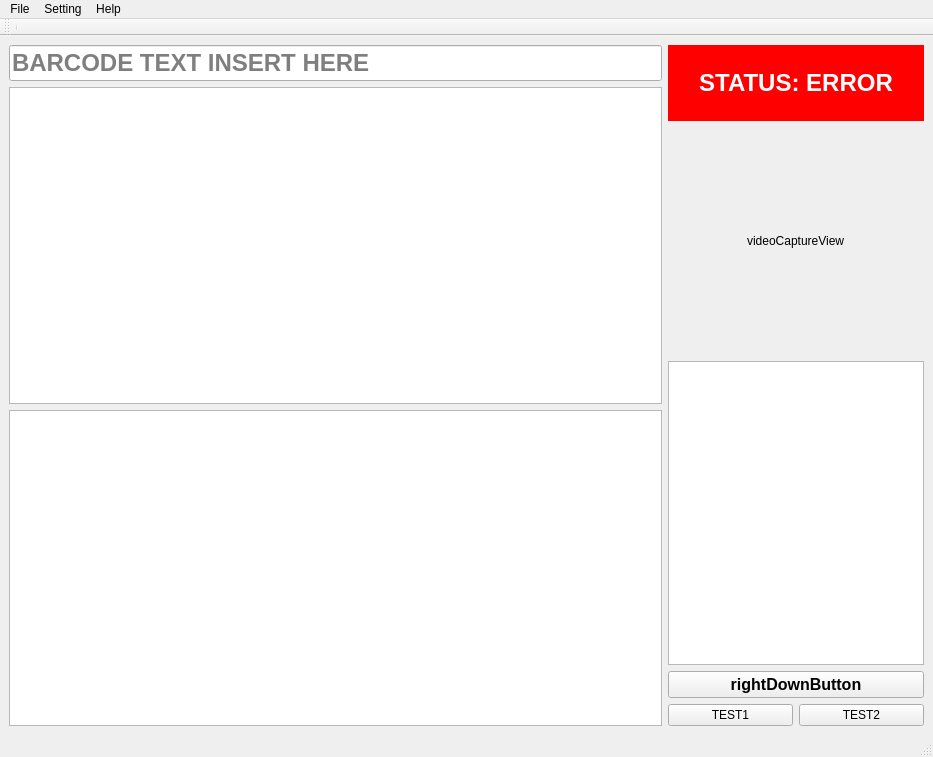
<?xml version="1.0" encoding="UTF-8"?>
<ui version="4.0">
 <class>MainWindow</class>
 <widget class="QMainWindow" name="MainWindow">
  <property name="geometry">
   <rect>
    <x>0</x>
    <y>0</y>
    <width>933</width>
    <height>757</height>
   </rect>
  </property>
  <property name="windowTitle">
   <string>MainWindow</string>
  </property>
  <widget class="QWidget" name="centralwidget">
   <layout class="QHBoxLayout" name="horizontalLayout_2" stretch="3,0">
    <item>
     <layout class="QVBoxLayout" name="listItem" stretch="0,0,0">
      <item>
       <widget class="QLineEdit" name="textBarcodeInsert">
        <property name="focusPolicy">
         <enum>Qt::StrongFocus</enum>
        </property>
        <property name="styleSheet">
         <string notr="true">font-size: 24px; font-weight: bold;</string>
        </property>
        <property name="placeholderText">
         <string>BARCODE TEXT INSERT HERE</string>
        </property>
       </widget>
      </item>
      <item>
       <widget class="QListView" name="listItemNotScaned"/>
      </item>
      <item>
       <widget class="QListView" name="listItemScaned"/>
      </item>
     </layout>
    </item>
    <item>
     <layout class="QVBoxLayout" name="verticalLayout" stretch="1,3,4,0,0">
      <item>
       <layout class="QVBoxLayout" name="verticalLayout_2" stretch="0">
        <property name="sizeConstraint">
         <enum>QLayout::SetMaximumSize</enum>
        </property>
        <item>
         <widget class="QLabel" name="statusLabel">
          <property name="sizePolicy">
           <sizepolicy hsizetype="Expanding" vsizetype="Expanding">
            <horstretch>0</horstretch>
            <verstretch>0</verstretch>
           </sizepolicy>
          </property>
          <property name="autoFillBackground">
           <bool>false</bool>
          </property>
          <property name="styleSheet">
           <string notr="true">font-size: 24px; font-weight: bold; color: white;background-color: rgb(255, 0, 0);</string>
          </property>
          <property name="text">
           <string>STATUS: ERROR</string>
          </property>
          <property name="alignment">
           <set>Qt::AlignCenter</set>
          </property>
         </widget>
        </item>
       </layout>
      </item>
      <item alignment="Qt::AlignHCenter">
       <widget class="QLabel" name="videoCaptureView">
        <property name="text">
         <string>videoCaptureView</string>
        </property>
       </widget>
      </item>
      <item>
       <widget class="QTextBrowser" name="textBrowser"/>
      </item>
      <item>
       <widget class="QPushButton" name="rightDownButton">
        <property name="styleSheet">
         <string notr="true">font-size: 16px; font-weight: bold;</string>
        </property>
        <property name="text">
         <string>rightDownButton</string>
        </property>
       </widget>
      </item>
      <item>
       <layout class="QHBoxLayout" name="horizontalLayout">
        <item>
         <widget class="QPushButton" name="pushButton_test1">
          <property name="text">
           <string>TEST1</string>
          </property>
         </widget>
        </item>
        <item>
         <widget class="QPushButton" name="pushButton_test2">
          <property name="text">
           <string>TEST2</string>
          </property>
         </widget>
        </item>
       </layout>
      </item>
     </layout>
    </item>
   </layout>
  </widget>
  <widget class="QMenuBar" name="menubar">
   <property name="geometry">
    <rect>
     <x>0</x>
     <y>0</y>
     <width>933</width>
     <height>21</height>
    </rect>
   </property>
   <widget class="QMenu" name="menuFile">
    <property name="title">
     <string>File</string>
    </property>
    <addaction name="actionExit"/>
   </widget>
   <widget class="QMenu" name="menuHelp">
    <property name="title">
     <string>Help</string>
    </property>
    <addaction name="actionAbout"/>
    <addaction name="actionAboutQT"/>
   </widget>
   <widget class="QMenu" name="menuSetting">
    <property name="title">
     <string>Setting</string>
    </property>
    <addaction name="actionApiSetting"/>
    <addaction name="actionCamera"/>
    <addaction name="actionStation"/>
   </widget>
   <addaction name="menuFile"/>
   <addaction name="menuSetting"/>
   <addaction name="menuHelp"/>
  </widget>
  <widget class="QToolBar" name="toolBar">
   <property name="windowTitle">
    <string>toolBar</string>
   </property>
   <attribute name="toolBarArea">
    <enum>TopToolBarArea</enum>
   </attribute>
   <attribute name="toolBarBreak">
    <bool>false</bool>
   </attribute>
   <addaction name="separator"/>
  </widget>
  <widget class="QStatusBar" name="statusBar"/>
  <action name="actionAbout">
   <property name="text">
    <string>About</string>
   </property>
  </action>
  <action name="actionAboutQT">
   <property name="text">
    <string>AboutQT</string>
   </property>
  </action>
  <action name="actionExit">
   <property name="text">
    <string>Exit</string>
   </property>
  </action>
  <action name="actionStation">
   <property name="text">
    <string>Station</string>
   </property>
  </action>
  <action name="actionCamera">
   <property name="text">
    <string>Camera</string>
   </property>
  </action>
  <action name="actionApiSetting">
   <property name="text">
    <string>API</string>
   </property>
  </action>
 </widget>
 <resources>
  <include location="../../assets/resource.qrc"/>
 </resources>
 <connections/>
</ui>
